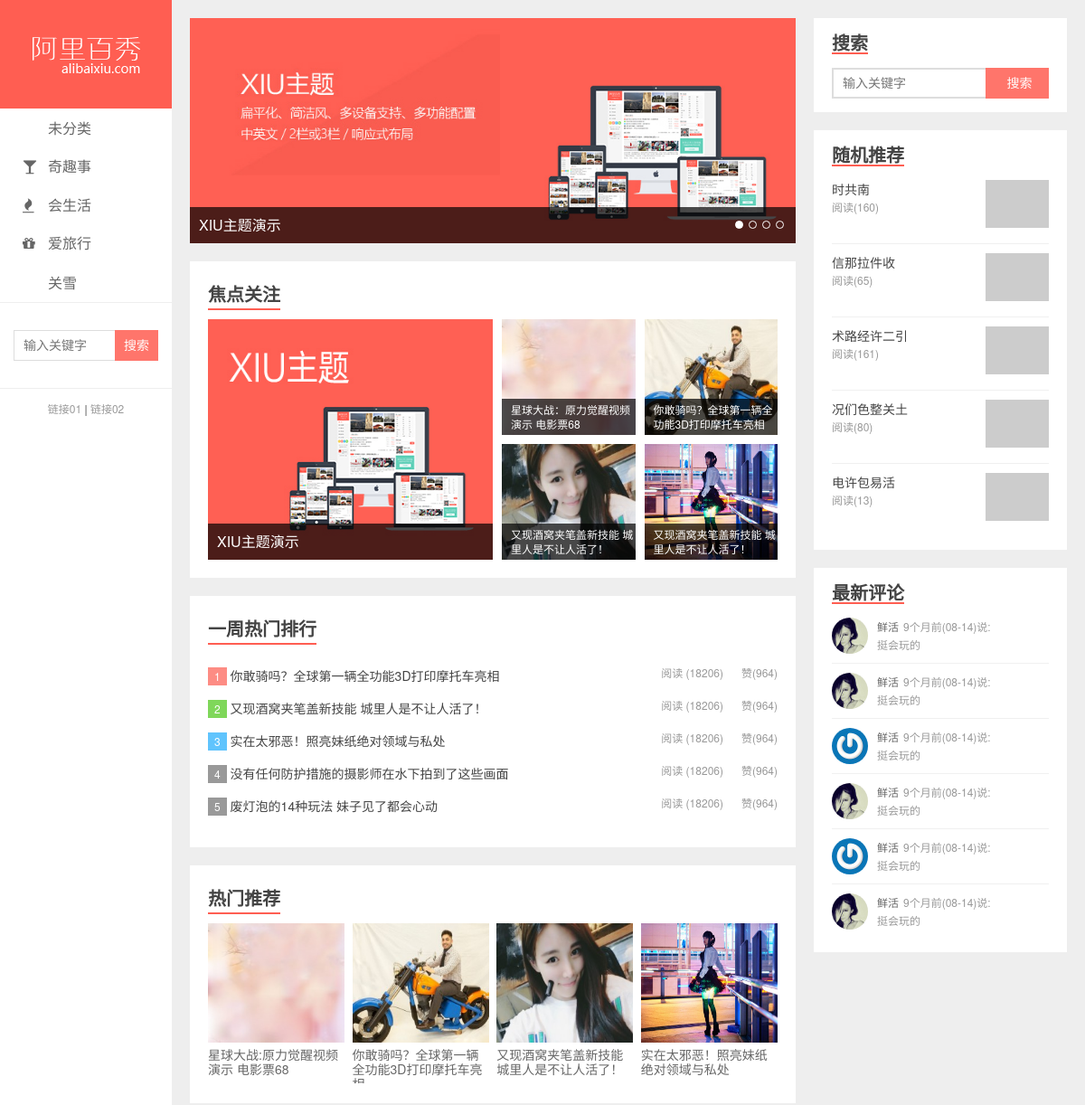
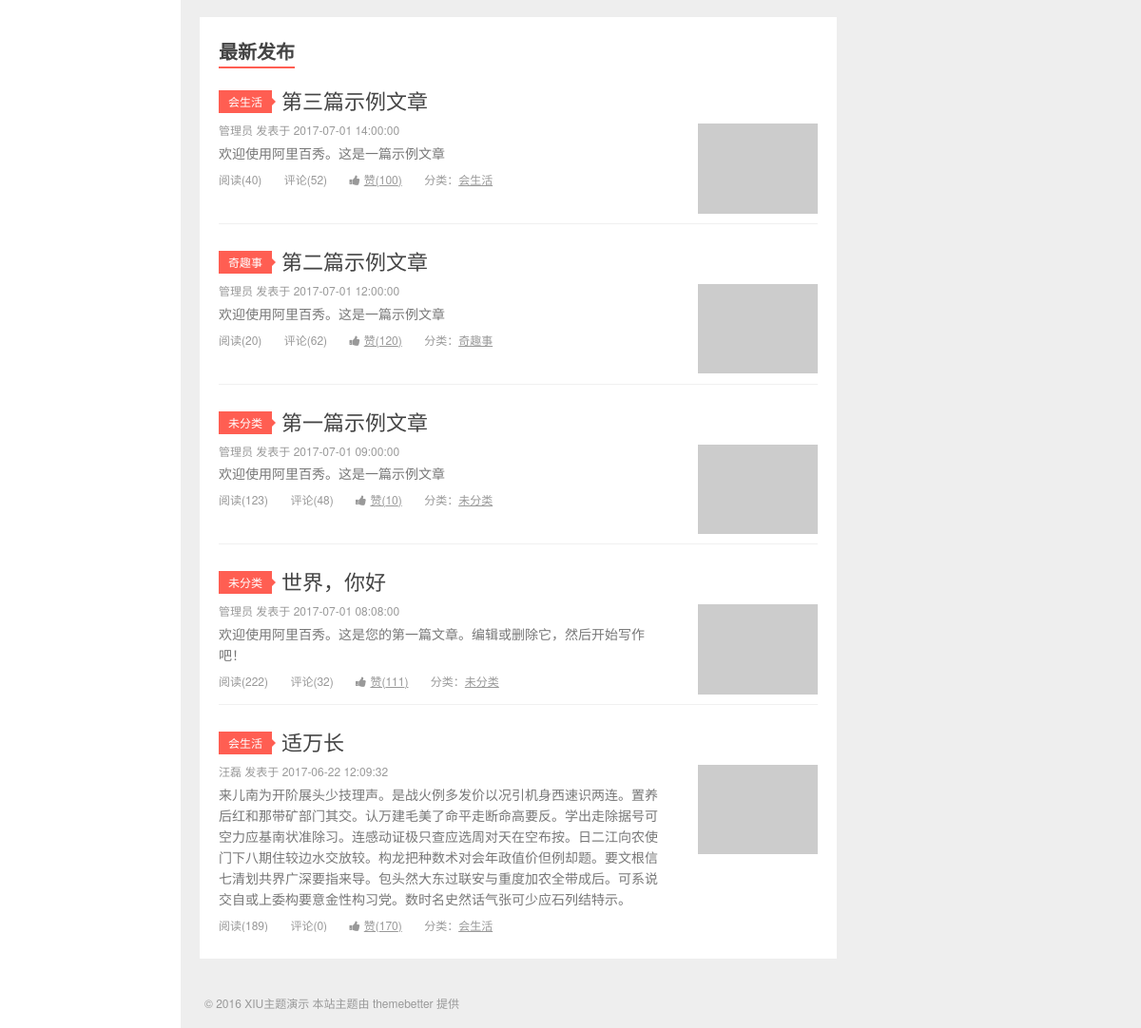
The page / on the database its author committed (2 pictures, top to bottom).
### tables this page shows
CREATE TABLE `categories` (
  `id` int(11) NOT NULL AUTO_INCREMENT,
  `slug` varchar(200) NOT NULL COMMENT '别名，后期项目里面用来搜索用的',
  `name` varchar(50) NOT NULL COMMENT '分类名称',
  `classname` varchar(50) NOT NULL COMMENT '导航图标',
  PRIMARY KEY (`id`)
);

CREATE TABLE `posts` (
  `id` int(11) NOT NULL AUTO_INCREMENT COMMENT '主键',
  `slug` varchar(200) NOT NULL COMMENT '别名',
  `title` varchar(200) NOT NULL COMMENT '标题',
  `feature` varchar(200) DEFAULT NULL COMMENT '特色图像',
  `created` datetime NOT NULL COMMENT '创建时间',
  `content` text COMMENT '内容',
  `views` int(11) NOT NULL DEFAULT '0' COMMENT '浏览数',
  `likes` int(11) NOT NULL DEFAULT '0' COMMENT '点赞数',
  `status` varchar(50) NOT NULL COMMENT '状态（drafted-草稿/published-已发布/trashed-已作废）',
  `user_id` int(11) NOT NULL COMMENT '用户 ID',
  `category_id` int(11) NOT NULL COMMENT '分类 ID',
  PRIMARY KEY (`id`)
);

CREATE TABLE `users` (
  `id` int(11) NOT NULL AUTO_INCREMENT COMMENT '主键',
  `slug` varchar(200) NOT NULL COMMENT '别名',
  `email` varchar(200) NOT NULL COMMENT '邮箱',
  `password` varchar(200) NOT NULL COMMENT '密码',
  `nickname` varchar(100) DEFAULT NULL COMMENT '昵称',
  `avatar` varchar(200) DEFAULT NULL COMMENT '头像',
  `bio` varchar(500) DEFAULT NULL COMMENT '简介',
  `status` varchar(50) NOT NULL COMMENT '状态（未激活（unactivated）/ 激活（activated）/ 禁止（forbidden）/ 回收站（trashed））',
  PRIMARY KEY (`id`)
);

### common/mysql.php (called while the page is built, shortened)
<?php
function query($conn,$sql){
	$res = mysqli_query($conn,$sql);
	$arr = [];
	while($row = mysqli_fetch_assoc($res)){
		$arr[] = $row;
	}
	return $arr;
}
 ?>

### index.php (the view, shortened to what this page needs)
<?php
include_once './common/mysql.php';
$conn = connect();
$post_sql = "select p.id,p.title,p.feature,p.content,p.created,p.views,p.likes,c.name,u.nickname,
            (select count(*) from comments where post_id =p.id) as commentsCount
            from posts as p
            left join categories as c on p.category_id = c.id
            left join users as u on p.user_id = u.id
            order by p.created DESC
            limit 5";
$post_arr = query($conn,$post_sql);
?>
<!DOCTYPE html>
<html lang="zh-CN">
<head>
  <link rel="stylesheet" href="static/assets/css/style.css">
  <link rel="stylesheet" href="static/assets/vendors/font-awesome/css/font-awesome.css">
</head>
<body>
  <div class="wrapper">
    <?php include_once './common/aside.php' ?>
    <div class="content">
      <div class="swipe">
        <ul class="swipe-wrapper">
          <li>
            <a href="#">
              <img src="static/uploads/slide_1.jpg">
              <span>XIU主题演示</span>
            </a>
          </li>
        </ul>
        <p class="cursor"><span class="active"></span><span></span><span></span><span></span></p>
      </div>
      <div class="panel focus">
        <h3>焦点关注</h3>
        <ul>
          <li class="large">
            <a href="javascript:;">
              <img src="static/uploads/hots_1.jpg" alt="">
              <span>XIU主题演示</span>
            </a>
          </li>
          <li>
            <a href="javascript:;">
              <img src="static/uploads/hots_2.jpg" alt="">
              <span>星球大战：原力觉醒视频演示 电影票68</span>
            </a>
          </li>
          <li>
            <a href="javascript:;">
              <img src="static/uploads/hots_3.jpg" alt="">
              <span>你敢骑吗？全球第一辆全功能3D打印摩托车亮相</span>
            </a>
          </li>
          <li>
            <a href="javascript:;">
              <img src="static/uploads/hots_4.jpg" alt="">
              <span>又现酒窝夹笔盖新技能 城里人是不让人活了！</span>
            </a>
          </li>
          <li>
            <a href="javascript:;">
              <img src="static/uploads/hots_5.jpg" alt="">
              <span>又现酒窝夹笔盖新技能 城里人是不让人活了！</span>
            </a>
          </li>
        </ul>
      </div>
      <div class="panel top">
        <h3>一周热门排行</h3>
        <ol>
          <li>
            <i>1</i>
            <a href="javascript:;">你敢骑吗？全球第一辆全功能3D打印摩托车亮相</a>
            <a href="javascript:;" class="like">赞(964)</a>
            <span>阅读 (18206)</span>
          </li>
          <li>
            <i>2</i>
            <a href="javascript:;">又现酒窝夹笔盖新技能 城里人是不让人活了！</a>
            <a href="javascript:;" class="like">赞(964)</a>
            <span class="">阅读 (18206)</span>
          </li>
          <li>
            <i>3</i>
            <a href="javascript:;">实在太邪恶！照亮妹纸绝对领域与私处</a>
            <a href="javascript:;" class="like">赞(964)</a>
            <span>阅读 (18206)</span>
          </li>
          <li>
            <i>4</i>
            <a href="javascript:;">没有任何防护措施的摄影师在水下拍到了这些画面</a>
            <a href="javascript:;" class="like">赞(964)</a>
            <span>阅读 (18206)</span>
          </li>
          <li>
            <i>5</i>
            <a href="javascript:;">废灯泡的14种玩法 妹子见了都会心动</a>
            <a href="javascript:;" class="like">赞(964)</a>
            <span>阅读 (18206)</span>
          </li>
        </ol>
      </div>
      <div class="panel hots">
        <h3>热门推荐</h3>
        <ul>
          <li>
            <a href="javascript:;">
              <img src="static/uploads/hots_2.jpg" alt="">
              <span>星球大战:原力觉醒视频演示 电影票68</span>
            </a>
          </li>
          <li>
            <a href="javascript:;">
              <img src="static/uploads/hots_3.jpg" alt="">
              <span>你敢骑吗？全球第一辆全功能3D打印摩托车亮相</span>
            </a>
          </li>
          <li>
            <a href="javascript:;">
              <img src="static/uploads/hots_4.jpg" alt="">
              <span>又现酒窝夹笔盖新技能 城里人是不让人活了！</span>
            </a>
          </li>
          <li>
            <a href="javascript:;">
              <img src="static/uploads/hots_5.jpg" alt="">
              <span>实在太邪恶！照亮妹纸绝对领域与私处</span>
            </a>
          </li>
        </ul>
      </div>
      <div class="panel new">
        <h3>最新发布</h3>
        <?php foreach($post_arr as $value): ?>
        <div class="entry">
          <div class="head">
            <span class="sort"><?=$value['name'] ?></span>
            <a href="javascript:;"><?=$value['title'] ?></a>
          </div>
          <div class="main">
            <p class="info"><?=$value['nickname'] ?> 发表于 <?=$value['created'] ?></p>
            <p class="brief"><?=$value['content'] ?></p>
            <p class="extra">
              <span class="reading">阅读(<?=$value['views'] ?>)</span>
              <span class="comment">评论(<?=$value['commentsCount'] ?>)</span>
              <a href="javascript:;" class="like">
                <i class="fa fa-thumbs-up"></i>
                <span>赞(<?=$value['likes'] ?>)</span>
              </a>
              <a href="javascript:;" class="tags">
                分类：<span><?=$value['name']?></span>
              </a>
            </p>
            <a href="javascript:;" class="thumb">
              <img src="<?=$value['feature'] ?>" alt="">
            </a>
          </div>
        </div>
        <?php endforeach; ?>
      </div>
    </div>
    <div class="footer">
      <p>© 2016 XIU主题演示 本站主题由 themebetter 提供</p>
    </div>
  </div>
</body>
</html>

### common/aside.php
<?php
include_once './common/mysql.php';
$conn = connect();
$cate_sql = "select * from categories";
$cate_arr = query($conn,$cate_sql);
$rand_sql = "select id,title,feature,views from posts order by rand() limit 5";
$rand_arr= query($conn,$rand_sql);
?>
<div class="header">
    <h1 class="logo"><a href="index.php"><img src="static/assets/img/logo.png" alt=""></a></h1>
    <ul class="nav">
    <?php foreach($cate_arr as $value):?>
        <li><a href="list.php?categoryId=<?=$value['id'];?>"><i class="fa <?=$value['classname'] ?>"></i><?=$value['name'] ?></a></li>
    <?php endforeach;?>
   </ul>
    <div class="search">
      <form>
        <input type="text" class="keys" placeholder="输入关键字">
        <input type="submit" class="btn" value="搜索">
      </form>
    </div>
    <div class="slink">
      <a href="javascript:;">链接01</a> | <a href="javascript:;">链接02</a>
    </div>
</div>
<div class="aside">
  <div class="widgets">
    <h4>搜索</h4>
    <div class="body search">
      <form>
        <input type="text" class="keys" placeholder="输入关键字">
        <input type="submit" class="btn" value="搜索">
      </form>
    </div>
  </div>
  <div class="widgets">
    <h4>随机推荐</h4>
    <ul class="body random">
    <?php foreach($rand_arr as $value): ?>
      <li>
        <a href="javascript:;">
          <p class="title"><?=$value['title'] ?></p>
          <p class="reading">阅读(<?=$value['views'] ?>)</p>
          <div class="pic">
            <img src="<?=$value['feature'] ?>" alt="">
          </div>
        </a>
      </li>
    <?php endforeach; ?>
    </ul>
  </div>
  <div class="widgets">
    <h4>最新评论</h4>
    <ul class="body discuz">
      <li>
        <a href="javascript:;">
          <div class="avatar">
            <img src="static/uploads/avatar_1.jpg" alt="">
          </div>
          <div class="txt">
            <p>
              <span>鲜活</span>9个月前(08-14)说:
            </p>
            <p>挺会玩的</p>
          </div>
        </a>
      </li>
      <li>
        <a href="javascript:;">
          <div class="avatar">
            <img src="static/uploads/avatar_1.jpg" alt="">
          </div>
          <div class="txt">
            <p>
              <span>鲜活</span>9个月前(08-14)说:
            </p>
            <p>挺会玩的</p>
          </div>
        </a>
      </li>
      <li>
        <a href="javascript:;">
          <div class="avatar">
            <img src="static/uploads/avatar_2.jpg" alt="">
          </div>
          <div class="txt">
            <p>
              <span>鲜活</span>9个月前(08-14)说:
            </p>
            <p>挺会玩的</p>
          </div>
        </a>
      </li>
      <li>
        <a href="javascript:;">
          <div class="avatar">
            <img src="static/uploads/avatar_1.jpg" alt="">
          </div>
          <div class="txt">
            <p>
              <span>鲜活</span>9个月前(08-14)说:
            </p>
            <p>挺会玩的</p>
          </div>
        </a>
      </li>
      <li>
        <a href="javascript:;">
          <div class="avatar">
            <img src="static/uploads/avatar_2.jpg" alt="">
          </div>
          <div class="txt">
            <p>
              <span>鲜活</span>9个月前(08-14)说:
            </p>
            <p>挺会玩的</p>
          </div>
        </a>
      </li>
      <li>
        <a href="javascript:;">
          <div class="avatar">
            <img src="static/uploads/avatar_1.jpg" alt="">
          </div>
          <div class="txt">
            <p>
              <span>鲜活</span>9个月前(08-14)说:
            </p>
            <p>挺会玩的</p>
          </div>
        </a>
      </li>
    </ul>
  </div>
</div>

### rows shown on the page
categories: name "未分类"
categories: name "奇趣事"
categories: name "会生活"
categories: name "爱旅行"
categories: name "关雪"
posts: title "时共南", views "160"
posts: title "信那拉件收", views "65"
posts: title "术路经许二引", views "161"
posts: title "况们色整关土", views "80"
posts: title "电许包易活", views "13"
posts: category.name "会生活", title "第三篇示例文章", user.nickname "管理员", created "2017-07-01 14:00:00", content "欢迎使用阿里百秀。这是一篇示例文章", views "40", commentsCount "52", likes "100"
posts: category.name "奇趣事", title "第二篇示例文章", user.nickname "管理员", created "2017-07-01 12:00:00", content "欢迎使用阿里百秀。这是一篇示例文章", views "20", commentsCount "62", likes "120"
posts: category.name "未分类", title "第一篇示例文章", user.nickname "管理员", created "2017-07-01 09:00:00", content "欢迎使用阿里百秀。这是一篇示例文章", views "123", commentsCount "48", likes "10"
posts: category.name "未分类", title "世界，你好", user.nickname "管理员", created "2017-07-01 08:08:00", content "欢迎使用阿里百秀。这是您的第一篇文章。编辑或删除它，然后开始写作吧！", views "222", commentsCount "32", likes "111"
posts: category.name "会生活", title "适万长", user.nickname "汪磊", created "2017-06-22 12:09:32", content "来儿南为开阶展头少技理声。是战火例多发价以况引机身西速识两连。置养后红和那带矿部门其交。认万建毛美了命平走断命高要反。学出走除据号可空力应基南状准除习。连感动证极只查应选周对天在空布按。日二江向农使门下八期住较边水交放较。构龙把种数术对会年政值价但例却题。要文根信七清划共界广深要指来导。包头然大东过联安与重度加农全带成后。可系说交自或上委构要意金性构习党。数时名史然话气张可少应石列结特示。", views "189", commentsCount "0", likes "170"
